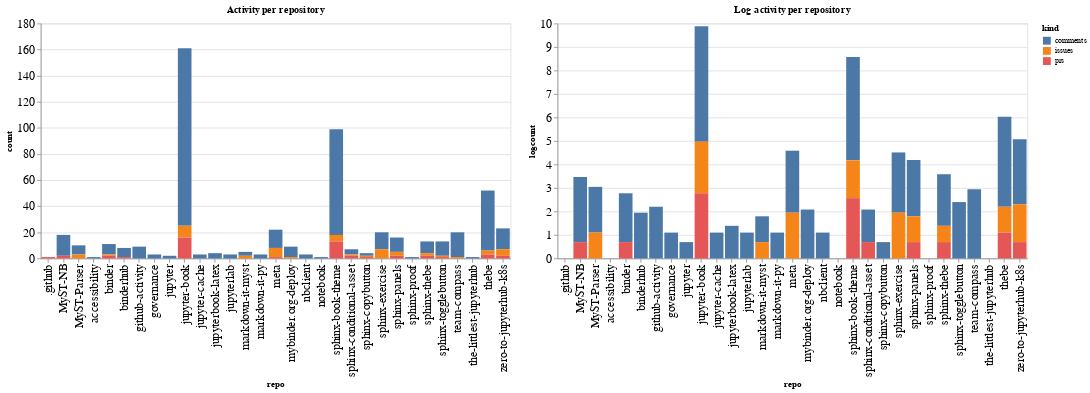

The notebook cell this image was saved under:
### Code cell
ch1 = alt.Chart(repo_summaries, width=600, title="Activity per repository").mark_bar().encode(
    x='repo',
    y='count',
    color='kind',
    tooltip="kind"
)

ch2 = alt.Chart(repo_summaries, width=600, title="Log activity per repository").mark_bar().encode(
    x='repo',
    y='logcount',
    color='kind',
    tooltip="kind"
)

ch1 | ch2

### Figure 1 — Vega-Lite specification as saved in the notebook (floating-point values rounded to 4 significant figures)
{"config": {"axisLeft": {"labelFontSize": 15}, "axisBottom": {"labelFontSize": 15}}, "hconcat": [{"mark": "bar", "encoding": {"color": {"type": "nominal", "field": "kind"}, "tooltip": {"type": "nominal", "field": "kind"}, "x": {"type": "nominal", "field": "repo"}, "y": {"type": "quantitative", "field": "count"}}, "title": "Activity per repository", "width": 600}, {"mark": "bar", "encoding": {"color": {"type": "nominal", "field": "kind"}, "tooltip": {"type": "nominal", "field": "kind"}, "x": {"type": "nominal", "field": "repo"}, "y": {"type": "quantitative", "field": "logcount"}}, "title": "Log activity per repository", "width": 600}], "data": {"name": "data-e564849662ea7b7071255358b97593b4"}, "$schema": "https://vega.github.io/schema/vega-lite/v4.8.1.json", "datasets": {"data-e564849662ea7b7071255358b97593b4": [{"repo": ".github", "kind": "prs", "count": 1, "logcount": 0.0}, {"repo": "MyST-NB", "kind": "comments", "count": 16, "logcount": 2.773}, {"repo": "MyST-NB", "kind": "prs", "count": 2, "logcount": 0.6931}, {"repo": "MyST-Parser", "kind": "comments", "count": 7, "logcount": 1.946}, {"repo": "MyST-Parser", "kind": "issues", "count": 3, "logcount": 1.099}, {"repo": "accessibility", "kind": "comments", "count": 1, "logcount": 0.0}, {"repo": "binder", "kind": "comments", "count": 8, "logcount": 2.079}, {"repo": "binder", "kind": "issues", "count": 1, "logcount": 0.0}, {"repo": "binder", "kind": "prs", "count": 2, "logcount": 0.6931}, {"repo": "binderhub", "kind": "comments", "count": 7, "logcount": 1.946}, {"repo": "binderhub", "kind": "prs", "count": 1, "logcount": 0.0}, {"repo": "github-activity", "kind": "comments", "count": 9, "logcount": 2.197}, {"repo": "governance", "kind": "comments", "count": 3, "logcount": 1.099}, {"repo": "jupyter", "kind": "comments", "count": 2, "logcount": 0.6931}, {"repo": "jupyter-book", "kind": "comments", "count": 136, "logcount": 4.913}, {"repo": "jupyter-book", "kind": "issues", "count": 9, "logcount": 2.197}, {"repo": "jupyter-book", "kind": "prs", "count": 16, "logcount": 2.773}, {"repo": "jupyter-cache", "kind": "comments", "count": 3, "logcount": 1.099}, {"repo": "jupyterbook-latex", "kind": "comments", "count": 4, "logcount": 1.386}, {"repo": "jupyterlab", "kind": "comments", "count": 3, "logcount": 1.099}, {"repo": "markdown-it-myst", "kind": "comments", "count": 3, "logcount": 1.099}, {"repo": "markdown-it-myst", "kind": "issues", "count": 2, "logcount": 0.6931}, {"repo": "markdown-it-py", "kind": "comments", "count": 3, "logcount": 1.099}, {"repo": "meta", "kind": "comments", "count": 14, "logcount": 2.639}, {"repo": "meta", "kind": "issues", "count": 7, "logcount": 1.946}, {"repo": "meta", "kind": "prs", "count": 1, "logcount": 0.0}, {"repo": "mybinder.org-deploy", "kind": "comments", "count": 8, "logcount": 2.079}, {"repo": "mybinder.org-deploy", "kind": "issues", "count": 1, "logcount": 0.0}, {"repo": "nbclient", "kind": "comments", "count": 3, "logcount": 1.099}, {"repo": "notebook", "kind": "comments", "count": 1, "logcount": 0.0}, {"repo": "sphinx-book-theme", "kind": "comments", "count": 81, "logcount": 4.394}, {"repo": "sphinx-book-theme", "kind": "issues", "count": 5, "logcount": 1.609}, {"repo": "sphinx-book-theme", "kind": "prs", "count": 13, "logcount": 2.565}, {"repo": "sphinx-conditional-asset", "kind": "comments", "count": 4, "logcount": 1.386}, {"repo": "sphinx-conditional-asset", "kind": "issues", "count": 1, "logcount": 0.0}, {"repo": "sphinx-conditional-asset", "kind": "prs", "count": 2, "logcount": 0.6931}, {"repo": "sphinx-copybutton", "kind": "comments", "count": 2, "logcount": 0.6931}, {"repo": "sphinx-copybutton", "kind": "issues", "count": 1, "logcount": 0.0}, {"repo": "sphinx-copybutton", "kind": "prs", "count": 1, "logcount": 0.0}, {"repo": "sphinx-exercise", "kind": "comments", "count": 13, "logcount": 2.565}, {"repo": "sphinx-exercise", "kind": "issues", "count": 7, "logcount": 1.946}, {"repo": "sphinx-panels", "kind": "comments", "count": 11, "logcount": 2.398}, {"repo": "sphinx-panels", "kind": "issues", "count": 3, "logcount": 1.099}, {"repo": "sphinx-panels", "kind": "prs", "count": 2, "logcount": 0.6931}, {"repo": "sphinx-proof", "kind": "comments", "count": 1, "logcount": 0.0}, {"repo": "sphinx-thebe", "kind": "comments", "count": 9, "logcount": 2.197}, {"repo": "sphinx-thebe", "kind": "issues", "count": 2, "logcount": 0.6931}, {"repo": "sphinx-thebe", "kind": "prs", "count": 2, "logcount": 0.6931}, {"repo": "sphinx-togglebutton", "kind": "comments", "count": 11, "logcount": 2.398}, {"repo": "sphinx-togglebutton", "kind": "issues", "count": 1, "logcount": 0.0}, {"repo": "sphinx-togglebutton", "kind": "prs", "count": 1, "logcount": 0.0}, {"repo": "team-compass", "kind": "comments", "count": 19, "logcount": 2.944}, {"repo": "team-compass", "kind": "issues", "count": 1, "logcount": 0.0}, {"repo": "the-littlest-jupyterhub", "kind": "comments", "count": 1, "logcount": 0.0}, {"repo": "thebe", "kind": "comments", "count": 46, "logcount": 3.829}, {"repo": "thebe", "kind": "issues", "count": 3, "logcount": 1.099}, {"repo": "thebe", "kind": "prs", "count": 3, "logcount": 1.099}, {"repo": "zero-to-jupyterhub-k8s", "kind": "comments", "count": 16, "logcount": 2.773}, {"repo": "zero-to-jupyterhub-k8s", "kind": "issues", "count": 5, "logcount": 1.609}, {"repo": "zero-to-jupyterhub-k8s", "kind": "prs", "count": 2, "logcount": 0.6931}]}}
